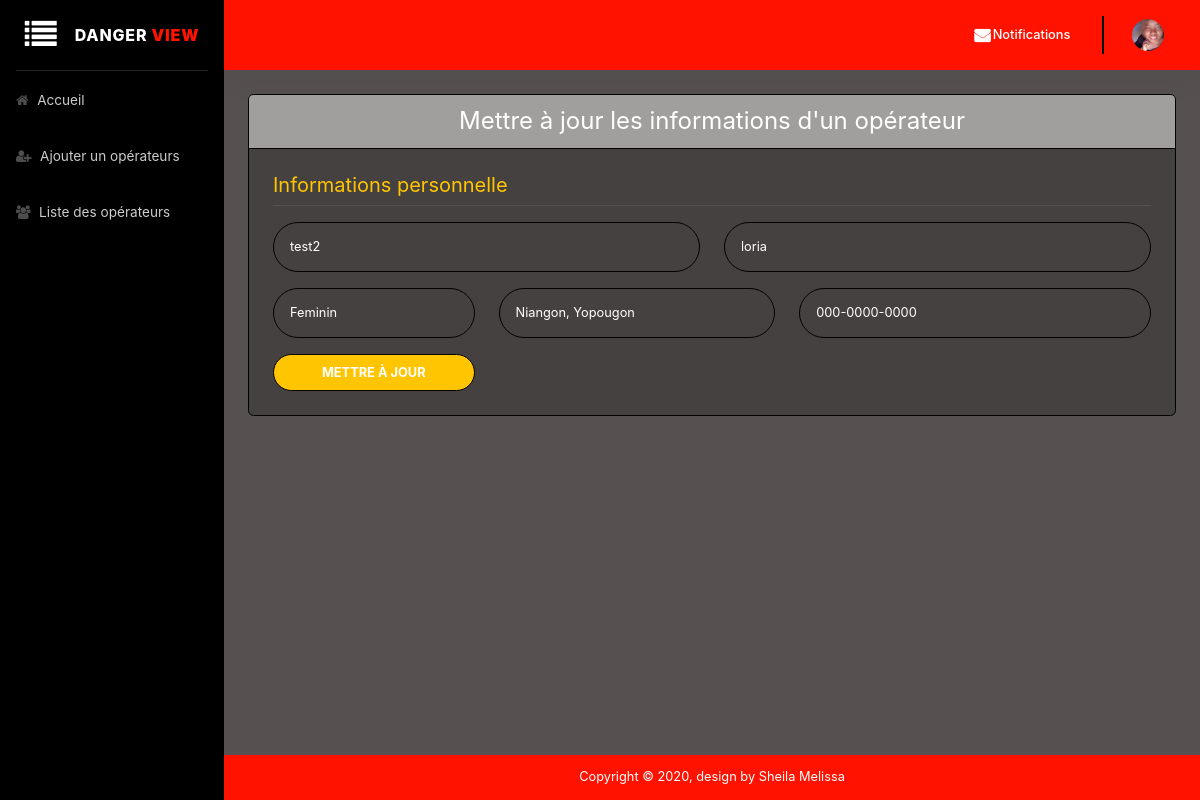
Page /admin/mettre-operateur-jour.php?id=33 on the earlier database version.
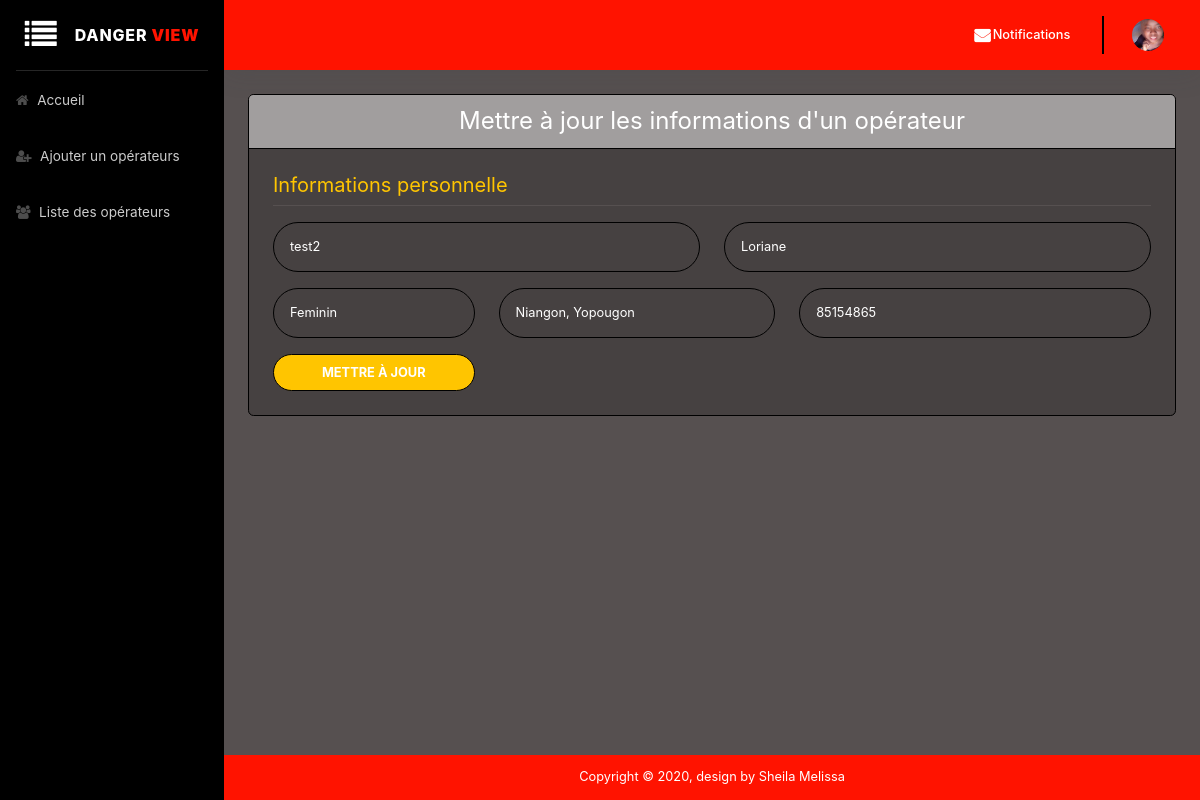
Same page on the later database version.
### tables this page shows
CREATE TABLE `utilisateurs` (
  `id` int(11) NOT NULL,
  `nom` varchar(255) NOT NULL,
  `prenom` varchar(255) NOT NULL,
  `genre` varchar(255) NOT NULL,
  `contact` varchar(255) NOT NULL,
  `adresse` varchar(255) NOT NULL,
  `email` varchar(255) NOT NULL,
  `motDePasse` varchar(255) NOT NULL,
  `dateInscription` datetime NOT NULL DEFAULT current_timestamp(),
  `idRole` int(11) NOT NULL,
  `image` varchar(150) DEFAULT NULL
);

### admin/mettre-operateur-jour.php (the view, shortened to what the changed rows need)
<?php
$nom_err = $prenom_err = $genre_err = $adresse_err = $contact_err = "";
require_once "../php/db.php";
?>
<!DOCTYPE html>
<html lang="fr">
<head>
    <link href="https://stackpath.bootstrapcdn.com/font-awesome/4.7.0/css/font-awesome.min.css" rel="stylesheet" type="text/css">
    <link href="../css/bootstrap.min.css" rel="stylesheet">
</head>
<body id="page-top">
    <div id="wrapper">
        <div id="content-wrapper" class="d-flex flex-column">
            <div id="content">
                <div class="container-fluid">
                    <div class="card mb-4">
                        <div class="card-body">
                        <div class="row">
          <div class="col-lg-12">
            <div class="p-1">
            <?php
             $userid= intval($_GET["id"]);
             $query = "SELECT nom,prenom,genre,adresse,contact,id FROM utilisateurs WHERE id=:uid";
             $traitement = $db->prepare($query);
             $traitement->bindParam(':uid', $userid, PDO::PARAM_STR);
             $traitement->execute();
             $data = $traitement->fetchAll();
            ?>
             <?php if($traitement->rowCount() > 0): ?>
                <?php foreach($data as $result): ?>
              <form method="post" class="user" action="<?php echo htmlspecialchars($_SERVER["PHP_SELF"]); ?>">
                <div class="">
                    <h5 style="color: #ffc500">Informations personnelle</h5>
                </div>
                <hr>
                <div class="form-group row <?php echo (!empty($nom_err) && !empty($prenom_err)) ? 'has-error' : ''; ?>">
                  <div class="col-sm-6 mb-3 mb-sm-0">
                    <input type="text" class="form-control form-control-user" id="nom" name="nom" placeholder="Nom" value="<?= $result['nom'] ?>">
                  </div>
                  <div class="col-sm-6">
                    <input type="text" class="form-control form-control-user" id="prenom" name="prenom" placeholder="Prénom" value="<?= $result['prenom'] ?>">
                  </div>
                </div>
                <div class="form-group row <?php echo (!empty($genre_err) && !empty($adresse_err) && !empty($contact_err)) ? 'has-error' : ''; ?>"">
                  <div class="col-sm-3 mb-3 mb-sm-0">
                    <input type="text" class="form-control form-control-user" id="genre" name="genre" placeholder="Genre" value="<?= $result['genre'] ?>">
                  </div>
                  <div class="col-sm-4 mb-3 mb-sm-0">
                    <input type="text" class="form-control form-control-user" id="adresse" name="adresse" placeholder="Lieu de résidence" value="<?= $result['adresse'] ?>">
                 </div>
                  <div class="col-sm-5">
                    <input type="tel" class="form-control form-control-user" id="contact" name="contact" placeholder="Numéro Téléphone" value="<?= $result['contact'] ?>">
                  </div>
                </div>
                <div>
                    <div class="row">
                        <div class="col-md-3">
                            <input type="submit" class="btn btn-primary btn-user btn-block" style="background: #ffc500!important; color:#fff;" name="update" value="Mettre à jour">
                        </div>
                        <div class="col-md-6">
                        </div>
                        <div class="col-md-3"></div>
                    </div>
                </div>
              </form>
                <?php endforeach ?>
            <?php endif ?>
            </div>
          </div>
        </div>
                        </div>
                    </div>
                </div>
            </div>
        </div>
    </div>
</body>
</html>

Differences in the rows shown:
changed utilisateurs "test2": prenom "loria" → "Loriane"; contact "000-0000-0000" → "85154865"
